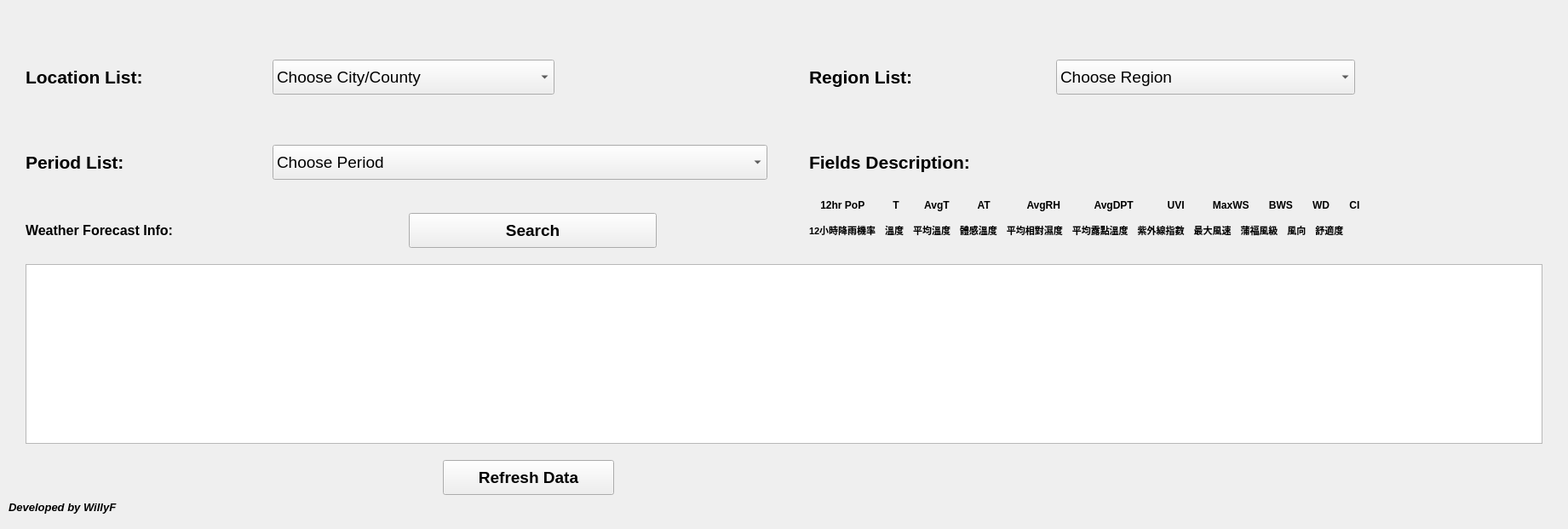
<?xml version="1.0" encoding="UTF-8"?>
<ui version="4.0">
 <class>TW_Weather_FCST</class>
 <widget class="QWidget" name="TW_Weather_FCST">
  <property name="geometry">
   <rect>
    <x>0</x>
    <y>0</y>
    <width>1841</width>
    <height>621</height>
   </rect>
  </property>
  <property name="windowTitle">
   <string>7-Day Taiwan Weather Forecast</string>
  </property>
  <widget class="QPushButton" name="Refresh_Button">
   <property name="enabled">
    <bool>true</bool>
   </property>
   <property name="geometry">
    <rect>
     <x>520</x>
     <y>540</y>
     <width>201</width>
     <height>41</height>
    </rect>
   </property>
   <property name="font">
    <font>
     <family>Arial</family>
     <pointsize>14</pointsize>
     <weight>75</weight>
     <bold>true</bold>
    </font>
   </property>
   <property name="text">
    <string>Refresh Data</string>
   </property>
  </widget>
  <widget class="QLabel" name="List_Label">
   <property name="geometry">
    <rect>
     <x>30</x>
     <y>70</y>
     <width>301</width>
     <height>41</height>
    </rect>
   </property>
   <property name="font">
    <font>
     <family>Arial</family>
     <pointsize>16</pointsize>
     <weight>75</weight>
     <bold>true</bold>
    </font>
   </property>
   <property name="text">
    <string>Location List:</string>
   </property>
   <property name="alignment">
    <set>Qt::AlignJustify|Qt::AlignVCenter</set>
   </property>
  </widget>
  <widget class="QLabel" name="WillyF_Label">
   <property name="geometry">
    <rect>
     <x>10</x>
     <y>580</y>
     <width>411</width>
     <height>31</height>
    </rect>
   </property>
   <property name="font">
    <font>
     <family>Arial</family>
     <pointsize>10</pointsize>
     <weight>75</weight>
     <italic>true</italic>
     <bold>true</bold>
    </font>
   </property>
   <property name="text">
    <string>Developed by WillyF</string>
   </property>
   <property name="alignment">
    <set>Qt::AlignJustify|Qt::AlignVCenter</set>
   </property>
  </widget>
  <widget class="QLabel" name="Pic_Label">
   <property name="geometry">
    <rect>
     <x>1730</x>
     <y>530</y>
     <width>80</width>
     <height>80</height>
    </rect>
   </property>
   <property name="font">
    <font>
     <family>Arial</family>
     <pointsize>16</pointsize>
     <weight>75</weight>
     <bold>true</bold>
    </font>
   </property>
   <property name="frameShape">
    <enum>QFrame::NoFrame</enum>
   </property>
   <property name="text">
    <string/>
   </property>
   <property name="alignment">
    <set>Qt::AlignCenter</set>
   </property>
  </widget>
  <widget class="QComboBox" name="Location_ComboBox">
   <property name="geometry">
    <rect>
     <x>320</x>
     <y>70</y>
     <width>331</width>
     <height>41</height>
    </rect>
   </property>
   <property name="font">
    <font>
     <family>Arial</family>
     <pointsize>14</pointsize>
    </font>
   </property>
   <property name="currentText">
    <string>Choose City/County</string>
   </property>
   <item>
    <property name="text">
     <string>Choose City/County</string>
    </property>
   </item>
  </widget>
  <widget class="QLabel" name="List_Label_2">
   <property name="geometry">
    <rect>
     <x>950</x>
     <y>70</y>
     <width>301</width>
     <height>41</height>
    </rect>
   </property>
   <property name="font">
    <font>
     <family>Arial</family>
     <pointsize>16</pointsize>
     <weight>75</weight>
     <bold>true</bold>
    </font>
   </property>
   <property name="text">
    <string>Region List:</string>
   </property>
   <property name="alignment">
    <set>Qt::AlignJustify|Qt::AlignVCenter</set>
   </property>
  </widget>
  <widget class="QComboBox" name="Region_ComboBox">
   <property name="geometry">
    <rect>
     <x>1240</x>
     <y>70</y>
     <width>351</width>
     <height>41</height>
    </rect>
   </property>
   <property name="font">
    <font>
     <family>Arial</family>
     <pointsize>14</pointsize>
    </font>
   </property>
   <property name="currentText">
    <string>Choose Region</string>
   </property>
   <item>
    <property name="text">
     <string>Choose Region</string>
    </property>
   </item>
  </widget>
  <widget class="QTableWidget" name="Info_Table">
   <property name="geometry">
    <rect>
     <x>30</x>
     <y>310</y>
     <width>1781</width>
     <height>211</height>
    </rect>
   </property>
   <property name="font">
    <font>
     <family>Arial</family>
     <pointsize>10</pointsize>
    </font>
   </property>
   <property name="alternatingRowColors">
    <bool>false</bool>
   </property>
  </widget>
  <widget class="QLabel" name="label_4">
   <property name="geometry">
    <rect>
     <x>30</x>
     <y>250</y>
     <width>411</width>
     <height>41</height>
    </rect>
   </property>
   <property name="font">
    <font>
     <family>Arial</family>
     <pointsize>12</pointsize>
     <weight>75</weight>
     <bold>true</bold>
    </font>
   </property>
   <property name="text">
    <string>Weather Forecast Info:</string>
   </property>
   <property name="textFormat">
    <enum>Qt::MarkdownText</enum>
   </property>
   <property name="alignment">
    <set>Qt::AlignLeading|Qt::AlignLeft|Qt::AlignVCenter</set>
   </property>
  </widget>
  <widget class="QPushButton" name="Search_Button">
   <property name="enabled">
    <bool>true</bool>
   </property>
   <property name="geometry">
    <rect>
     <x>480</x>
     <y>250</y>
     <width>291</width>
     <height>41</height>
    </rect>
   </property>
   <property name="font">
    <font>
     <family>Arial</family>
     <pointsize>14</pointsize>
     <weight>75</weight>
     <bold>true</bold>
    </font>
   </property>
   <property name="text">
    <string>Search</string>
   </property>
  </widget>
  <widget class="QLabel" name="Update_Time_Label">
   <property name="geometry">
    <rect>
     <x>1400</x>
     <y>10</y>
     <width>411</width>
     <height>31</height>
    </rect>
   </property>
   <property name="font">
    <font>
     <family>Arial</family>
     <pointsize>10</pointsize>
     <weight>75</weight>
     <italic>true</italic>
     <bold>true</bold>
    </font>
   </property>
   <property name="layoutDirection">
    <enum>Qt::RightToLeft</enum>
   </property>
   <property name="text">
    <string/>
   </property>
   <property name="alignment">
    <set>Qt::AlignRight|Qt::AlignTrailing|Qt::AlignVCenter</set>
   </property>
  </widget>
  <widget class="QComboBox" name="Period_ComboBox">
   <property name="geometry">
    <rect>
     <x>320</x>
     <y>170</y>
     <width>581</width>
     <height>41</height>
    </rect>
   </property>
   <property name="font">
    <font>
     <family>Arial</family>
     <pointsize>14</pointsize>
    </font>
   </property>
   <property name="currentText">
    <string>Choose Period</string>
   </property>
   <item>
    <property name="text">
     <string>Choose Period</string>
    </property>
   </item>
  </widget>
  <widget class="QLabel" name="List_Label_3">
   <property name="geometry">
    <rect>
     <x>30</x>
     <y>170</y>
     <width>301</width>
     <height>41</height>
    </rect>
   </property>
   <property name="font">
    <font>
     <family>Arial</family>
     <pointsize>16</pointsize>
     <weight>75</weight>
     <bold>true</bold>
    </font>
   </property>
   <property name="text">
    <string>Period List:</string>
   </property>
   <property name="alignment">
    <set>Qt::AlignJustify|Qt::AlignVCenter</set>
   </property>
  </widget>
  <widget class="QLabel" name="List_Label_4">
   <property name="geometry">
    <rect>
     <x>950</x>
     <y>170</y>
     <width>351</width>
     <height>41</height>
    </rect>
   </property>
   <property name="font">
    <font>
     <family>Arial</family>
     <pointsize>16</pointsize>
     <weight>75</weight>
     <bold>true</bold>
    </font>
   </property>
   <property name="text">
    <string>Fields Description:</string>
   </property>
   <property name="alignment">
    <set>Qt::AlignJustify|Qt::AlignVCenter</set>
   </property>
  </widget>
  <widget class="QLabel" name="List_Label_5">
   <property name="geometry">
    <rect>
     <x>950</x>
     <y>220</y>
     <width>861</width>
     <height>41</height>
    </rect>
   </property>
   <property name="font">
    <font>
     <family>Arial</family>
     <pointsize>9</pointsize>
     <weight>75</weight>
     <bold>true</bold>
    </font>
   </property>
   <property name="text">
    <string>    12hr PoP          T         AvgT          AT             AvgRH            AvgDPT            UVI          MaxWS       BWS       WD       CI</string>
   </property>
   <property name="alignment">
    <set>Qt::AlignJustify|Qt::AlignVCenter</set>
   </property>
  </widget>
  <widget class="QLabel" name="List_Label_6">
   <property name="geometry">
    <rect>
     <x>950</x>
     <y>250</y>
     <width>861</width>
     <height>41</height>
    </rect>
   </property>
   <property name="font">
    <font>
     <family>Arial</family>
     <pointsize>8</pointsize>
     <weight>75</weight>
     <bold>true</bold>
    </font>
   </property>
   <property name="text">
    <string>12小時降雨機率　溫度　平均溫度　體感溫度　平均相對濕度　平均露點溫度　紫外線指數　最大風速　蒲福風級　風向　舒適度</string>
   </property>
   <property name="alignment">
    <set>Qt::AlignJustify|Qt::AlignVCenter</set>
   </property>
  </widget>
  <zorder>Pic_Label</zorder>
  <zorder>List_Label</zorder>
  <zorder>WillyF_Label</zorder>
  <zorder>Refresh_Button</zorder>
  <zorder>Location_ComboBox</zorder>
  <zorder>Info_Table</zorder>
  <zorder>label_4</zorder>
  <zorder>Search_Button</zorder>
  <zorder>Update_Time_Label</zorder>
  <zorder>Period_ComboBox</zorder>
  <zorder>List_Label_3</zorder>
  <zorder>Region_ComboBox</zorder>
  <zorder>List_Label_2</zorder>
  <zorder>List_Label_4</zorder>
  <zorder>List_Label_5</zorder>
  <zorder>List_Label_6</zorder>
 </widget>
 <resources/>
 <connections/>
</ui>
